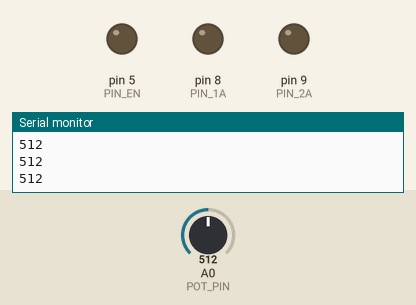
Recording of a sketch running on a simulated Arduino Uno, built with avr-gcc and run on an emulated ATmega328P. On the bench: output pins drawn as LEDs (lit = HIGH), the last lines printed to the serial monitor. Inputs (shaded band) come from the test bench; at power-on: A0 (POT_PIN) = 512.

Above: at 1.2 s.
1.3 s: A0 (POT_PIN) set to 488
2.8 s: A0 (POT_PIN) set to 479
At 3.8 s:
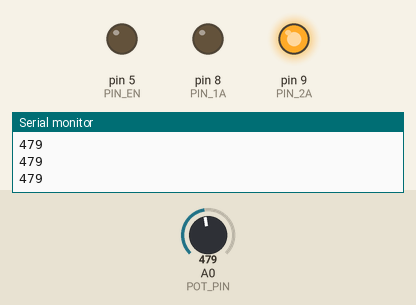
4.3 s: A0 (POT_PIN) set to 554
At 5.0 s:
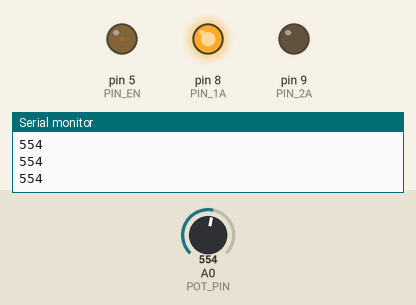
5.8 s: A0 (POT_PIN) set to 470
At 6.2 s:
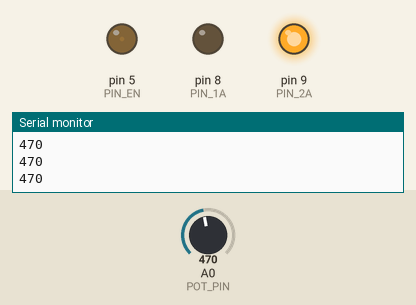
7.3 s: A0 (POT_PIN) set to 306
At 8.5 s:
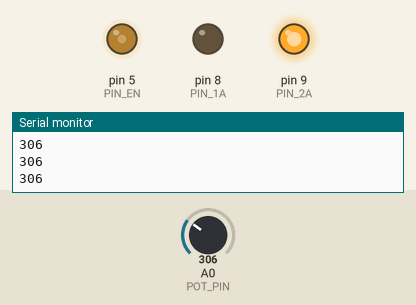
8.8 s: A0 (POT_PIN) set to 122
At 9.8 s:
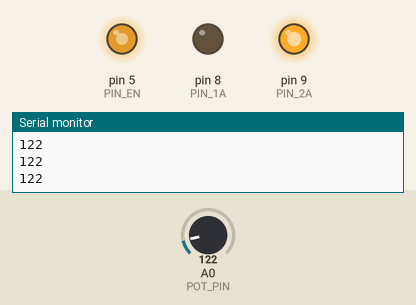
Timing chart, 0 to 11.3 s (numbered marks = the images above; inputs shaded):
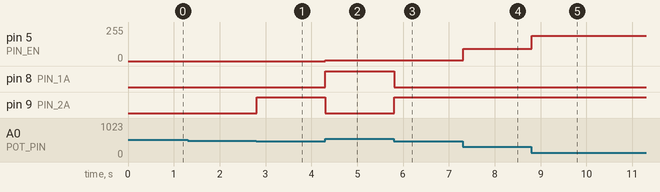

The sketch:

Task2-1.ino
```cpp
const int PIN_1A = 8;
const int PIN_2A = 9;
const int PIN_EN = 5;

const int POT_PIN = A0;

void setup() {
  pinMode(PIN_1A, OUTPUT);
  pinMode(PIN_2A, OUTPUT);
  pinMode(PIN_EN, OUTPUT);
  Serial.begin(9600);
}
void loop() {
  int potValue = analogRead(POT_PIN);
  Serial.println(potValue);
  if (potValue < 480) {
    digitalWrite(PIN_1A, LOW);
    digitalWrite(PIN_2A, HIGH);
    int speed = map(potValue, 480, 0, 0, 255);
    analogWrite(PIN_EN, speed);
  }
  else if (potValue > 544) {
    digitalWrite(PIN_1A, HIGH);
    digitalWrite(PIN_2A, LOW);
    int speed = map(potValue, 544, 1023, 0, 255);
    analogWrite(PIN_EN, speed);
  }
  else {
    digitalWrite(PIN_1A, LOW);
    digitalWrite(PIN_2A, LOW);
    analogWrite(PIN_EN, 0);
  }
  delay(10);
}
```

Measured:
- the behaviour switches between 480 and 479 on A0 (POT_PIN) (found by bisection; images 0 and 1)
- after the input at 2.8 s, pin 9 (PIN_2A): LOW → HIGH at once
- after the input at 4.3 s, pin 5 (PIN_EN): 0/255 → 5/255 at once; pin 8 (PIN_1A): LOW → HIGH at once; pin 9 (PIN_2A): HIGH → LOW at once
- after the input at 5.8 s, pin 8 (PIN_1A): HIGH → LOW at once; pin 9 (PIN_2A): LOW → HIGH at once
- after the input at 7.3 s, pin 5 (PIN_EN): 5/255 → 92/255 at once
- after the input at 8.8 s, pin 5 (PIN_EN): 92/255 → 190/255 at once
